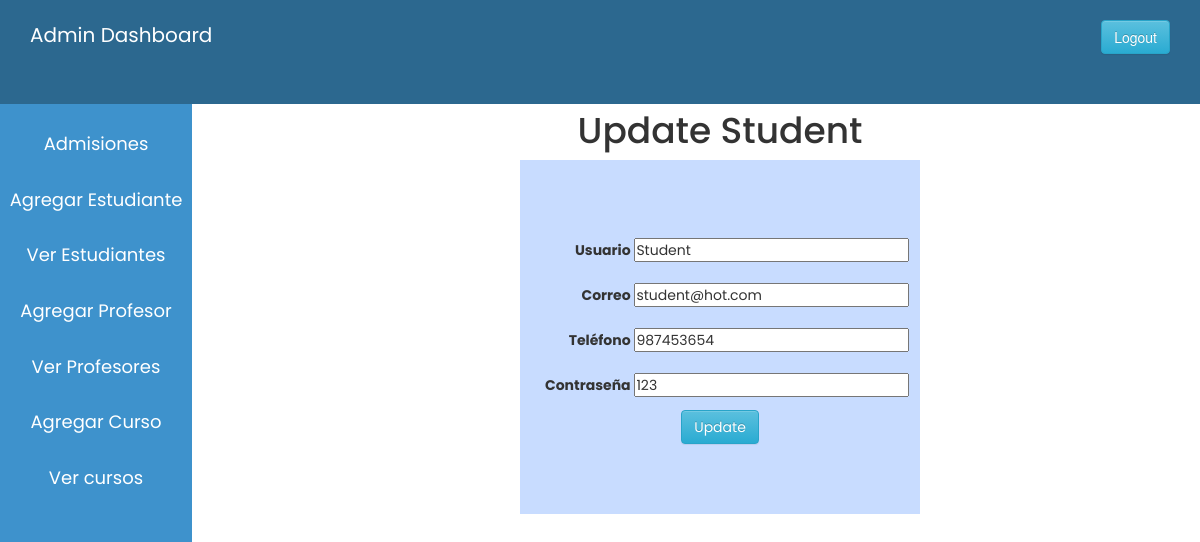
The app's page /update_student.php?student_id=2 (signed in), older data.
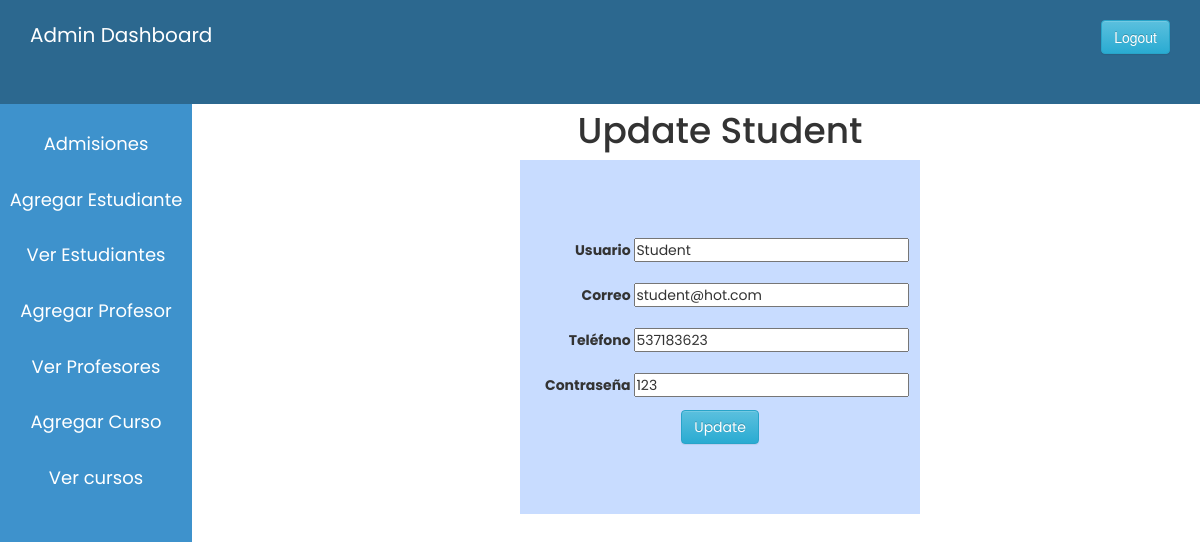
The same page, newer data.
### tables this page shows
CREATE TABLE `user` (
  `id` int(11) NOT NULL,
  `username` varchar(255) DEFAULT NULL,
  `phone` int(30) DEFAULT NULL,
  `email` varchar(255) DEFAULT NULL,
  `usertype` varchar(50) DEFAULT NULL,
  `password` varchar(255) DEFAULT NULL
);

### update_student.php (the view, shortened to what this page needs)
<?php
  $host="localhost";
  $user="root";
  $password="";
  $db="schoolproject";
  $data=mysqli_connect($host, $user, $password, $db);
  $id=$_GET['student_id'];
  $sql="SELECT * FROM user WHERE id='$id' ";
  $result=mysqli_query($data, $sql);
  $info=$result->fetch_assoc();
?>
<!DOCTYPE html>
<html lang="en">
<head>
  <?php
    include 'admin_css.php';
  ?>
</head>
<body>
  <?php
    include 'admin_sidebar.php';
  ?>
  <div class="content">
    <center><br>
      <h1 style="font-family: Poppins;">Update Student</h1>
      <div class="div_deg">
        <form action="#" method="POST">
          <div>
            <label style="font-family: Poppins;">Usuario</label>
            <input type="text" name="name" value="<?php echo "{$info['username']}"; ?>">
          </div>
          <div>
            <label style="font-family: Poppins;">Correo</label>
            <input type="email" name="email" value="<?php echo "{$info['email']}"; ?>">
          </div>
          <div>
            <label style="font-family: Poppins;">Teléfono</label>
            <input type="number" name="phone" value="<?php echo "{$info['phone']}"; ?>">
          </div>
          <div>
            <label style="font-family: Poppins;">Contraseña</label>
            <input type="text" name="password" value="<?php echo "{$info['password']}"; ?>">
          </div>
          <div>
            <input class="btn btn-info" type="submit" name="update" value="Update" style="font-family: Poppins;">
          </div>
        </form>
      </div>
    </center>
  </div>
</body>
</html>

Row changes from the older to the newer data that the page shows:
changed user "Student": phone "987453654" → "537183623"
